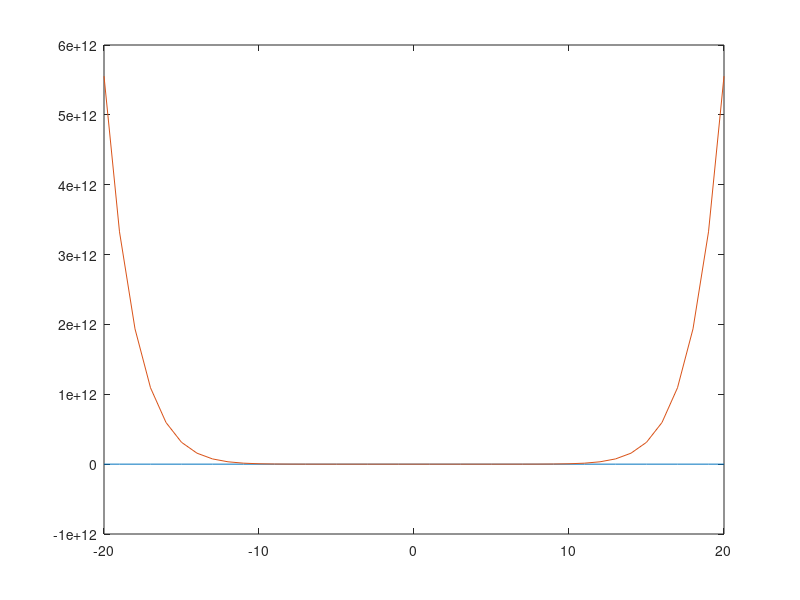
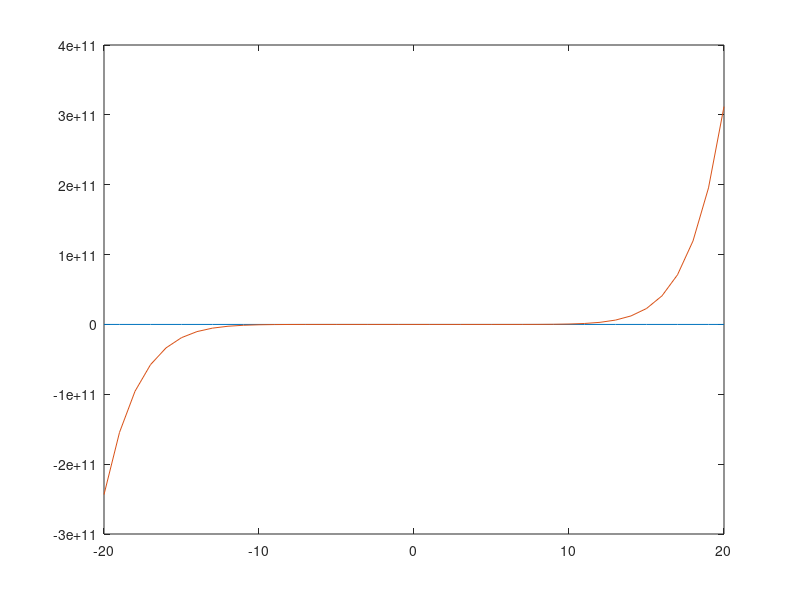
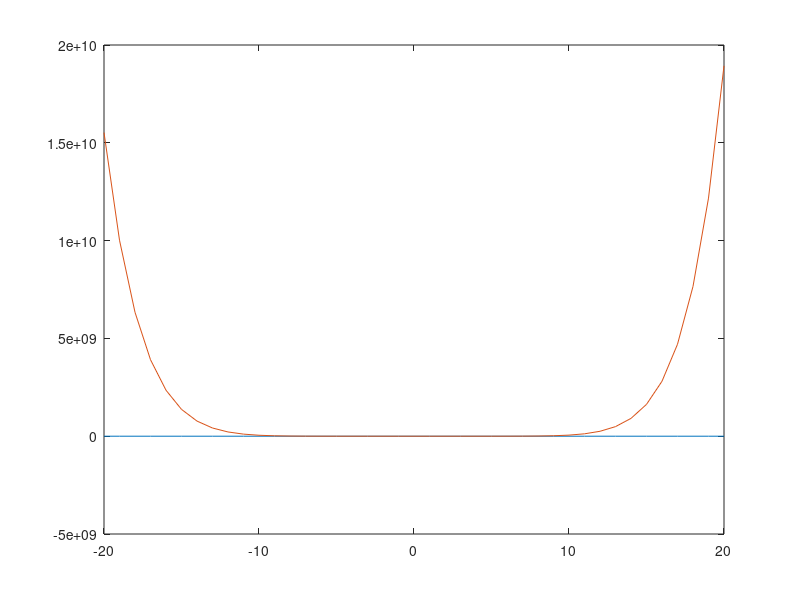
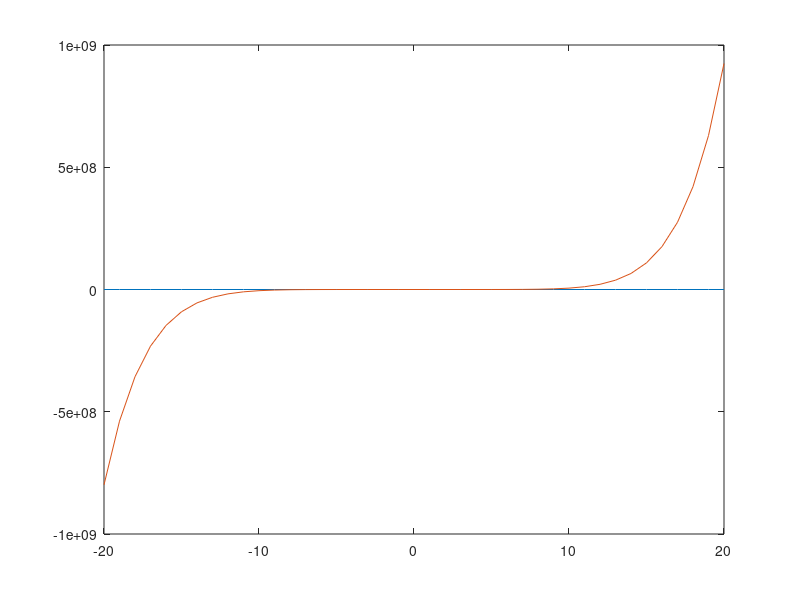

The MATLAB source for these figures, in order:
N = 10
M = 20

n = -M:M
k = -M:M
l = N:-1:0
k = repmat(k,N+1,1)
l = repmat(l',1,2*M+1)
a = k.^l

x = rand(1,2*M+1) + cos(2*pi*n*1/10)


for m = 0:N
	p = polyfit(n,x,m)
	%y = p1*n^l + ... pn-2*n^2 + pn-1*n+pn
	y = p*a(1:m+1,:)
	figure
	plot(n,x,n,y)
endfor

